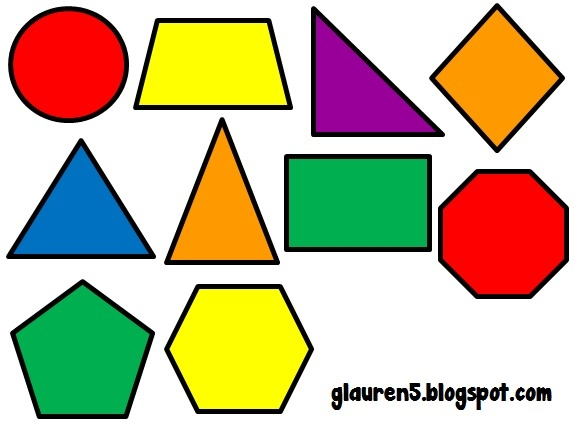
#> input picture practice/shapes.jpg, 574 x 425 px
$ python shapes.py
#> lines starting #> are read from the running program, lines starting #| are printed output that depends on the picture; after the words box and inside, x2 and y2 are one past the last pixel; in counts of white or black regions, pixels touching at a corner belong together; long printed decimals are rounded
import cv2
import numpy as np

img = cv2.imread('shapes.jpg')
#> img is the input picture: shape (425, 574, 3); mean B, G, R 146.1, 182.3, 194.7
imgGrey = cv2.cvtColor(img, cv2.COLOR_BGR2GRAY)
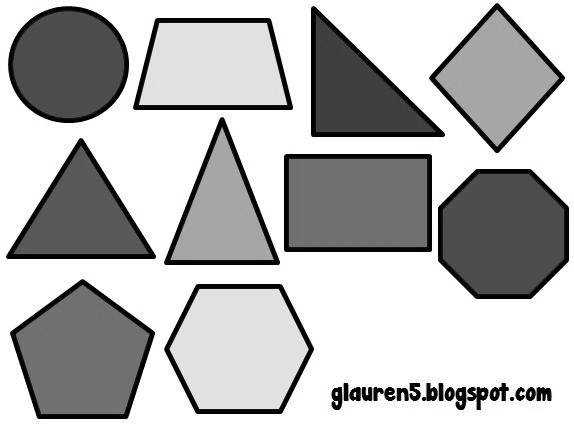
#> imgGrey: shape (425, 574); min 0, max 255, mean 181.9
_, thrash = cv2.threshold(imgGrey, 240, 255, cv2.THRESH_BINARY)
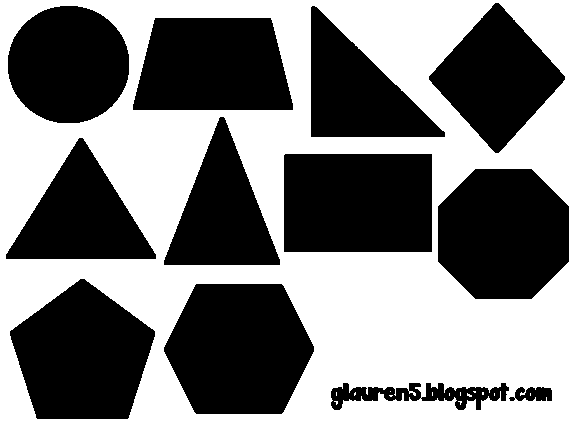
#> thrash: shape (425, 574); 49.1% white; 15 white regions (14 under 20 px)
contours, _ = cv2.findContours(thrash, cv2.RETR_TREE, cv2.CHAIN_APPROX_NONE)
#> contours = 29 contours, 14 with area under 20; largest, box (x1, y1, x2, y2) and area: (0, 0, 574, 425) 242952, (163, 283, 315, 415) 15712, (283, 153, 433, 253) 14748, (9, 278, 156, 420) 14533, (437, 168, 570, 300) 14404

for contour in contours:
    approx = cv2.approxPolyDP(contour,0.01* cv2.arcLength(contour, True), True)
    cv2.drawContours(img, [approx], 0, (255, 0, 0), 5)
    x = approx.ravel()[0]
    y = approx.ravel()[1]
    if len(approx) == 3:
        cv2.putText(img, "Triangle", (x, y), cv2.FONT_HERSHEY_COMPLEX, 0.5, (0, 0, 0))

    elif len(approx) == 4:
        x, y, w, h = cv2.boundingRect(approx)
        aspectRatio = float(w)/h
        print(aspectRatio)
        if aspectRatio >= 0.95 and aspectRatio <= 1.05:
            cv2.putText(img, "Square", (x, y), cv2.FONT_HERSHEY_COMPLEX, 0.5, (0, 0, 0))

        else:
            cv2.putText(img, "Rectangle", (x, y), cv2.FONT_HERSHEY_COMPLEX, 0.5, (0, 0, 0))

    elif len(approx) == 5:
        cv2.putText(img, "Pentagon", (x, y), cv2.FONT_HERSHEY_COMPLEX, 0.5, (0, 0, 0))

    elif len(approx) == 10:
        cv2.putText(img, "Star", (x, y), cv2.FONT_HERSHEY_COMPLEX, 0.5, (0, 0, 0))

    else:
        cv2.putText(img, "Circle", (x, y), cv2.FONT_HERSHEY_COMPLEX, 0.5, (0, 0, 0))
#> this loop made 29 passes
#> (approx, w, h, aspectRatio) on passes 1, 10, 13, 16, 17, 23, 24, 26, 27: ([[0, 0], [0, 424], [573, 424], [573, 0]], 574, 425, 1.35), ([[482, 392], [482, 394], [483, 394], [483, 392]], 2, 3, 0.667), ([[473, 391], [474, 392], [475, 392], [475, 391]], 3, 2, 1.5), ([[389, 395], [390, 396], [391, 396], [392, 395]], 4, 2, 2), ([[355, 392], [354, 393], [354, 395], [355, 394]], 2, 4, 0.5), ([[283, 155], [431, 153], [432, 251], [284, 252]], 150, 100, 1.5), ([[5, 254], [82, 137], [156, 258], [6, 259]], 152, 123, 1.24), ([[154, 18], [270, 17], [293, 109], [133, 110]], 161, 94, 1.71), ([[310, 7], [316, 6], [445, 136], [311, 137]], 136, 132, 1.03)
#| 1.351
#| 0.6667
#| 1.5
#| 2.0
#| 0.5
#| 1.5
#| 1.236
#| 1.713
#> (further printed lines are left out)
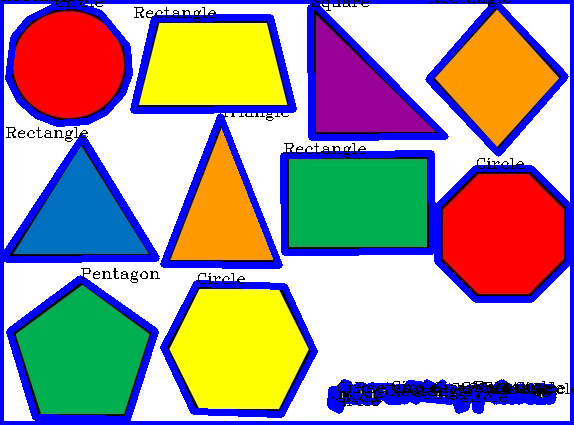
#> img: shape (425, 574, 3); 18.1% of pixels changed, all inside (x1, y1, x2, y2) = (0, 0, 574, 425)

cv2.imshow("shapes", img)
cv2.waitKey(0)
cv2.destroyAllWindows()
